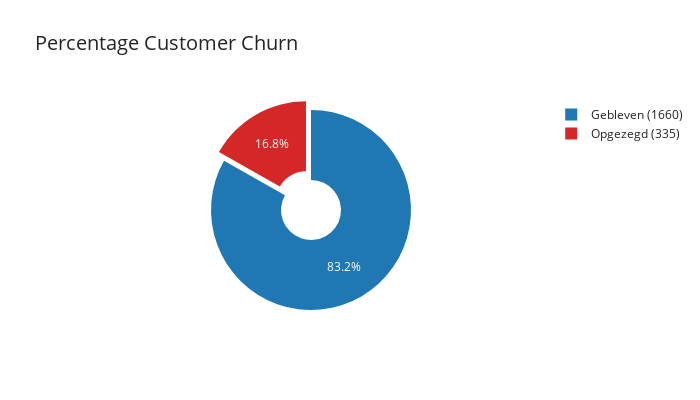

Notebook cell for this chart:
### Markdown cell above
Opvallend: sterk correlerende variabelen
- Seconds of Use en Frequency of Use
- Age Group en Age

### Code cell
# De verdeling van Churn (klantenverlies) weergeven in een taartdiagram

import plotly.express as px

# Bereken aantallen
churn_counts = df["Churn"].value_counts().reset_index()
churn_counts.columns = ["Churn", "Aantal"]
churn_counts['Churn_label'] = churn_counts['Churn'].map({0: 'Gebleven', 1: 'Opgezegd'})
churn_counts['Legend_label'] = churn_counts.apply(
    lambda row: f"{row['Churn_label']} ({row['Aantal']})", axis=1
)

colors = {"Gebleven": "#1f77b4", "Opgezegd": "#d62728"}

fig = px.pie(
    churn_counts,
    names='Legend_label',  
    values='Aantal',
    color='Churn_label',
    color_discrete_map=colors,
    hole=0.3,
    width=700,
    height=400,
    title='Percentage Customer Churn'
)

# Slice labels alleen percentage
fig.update_traces(
    textinfo='percent',
    pull=[0, 0.1],  # licht uitlichten van Opgezegd
    hovertemplate='%{label}<br>Aantal: %{value}<br>Percentage: %{percent}'
)

fig.update_layout(template='simple_white', title_font_size=20)

fig.show()

### Figure 1 — Plotly figure (JSON) as saved in the notebook; plotly's stock layout.template omitted (floating-point values rounded to 4 significant figures)
{"data": [{"customdata": [["Gebleven"], ["Opgezegd"]], "domain": {"x": [0, 1], "y": [0, 1]}, "hole": 0.3, "hovertemplate": "%{label}<br>Aantal: %{value}<br>Percentage: %{percent}", "labels": ["Gebleven (1660)", "Opgezegd (335)"], "legendgroup": "", "marker": {"colors": ["#1f77b4", "#d62728"]}, "name": "", "pull": [0, 0.1], "showlegend": true, "textinfo": "percent", "type": "pie", "values": [1660, 335]}], "layout": {"height": 400, "legend": {"tracegroupgap": 0}, "title": {"font": {"size": 20}, "text": "Percentage Customer Churn"}, "width": 700}}
